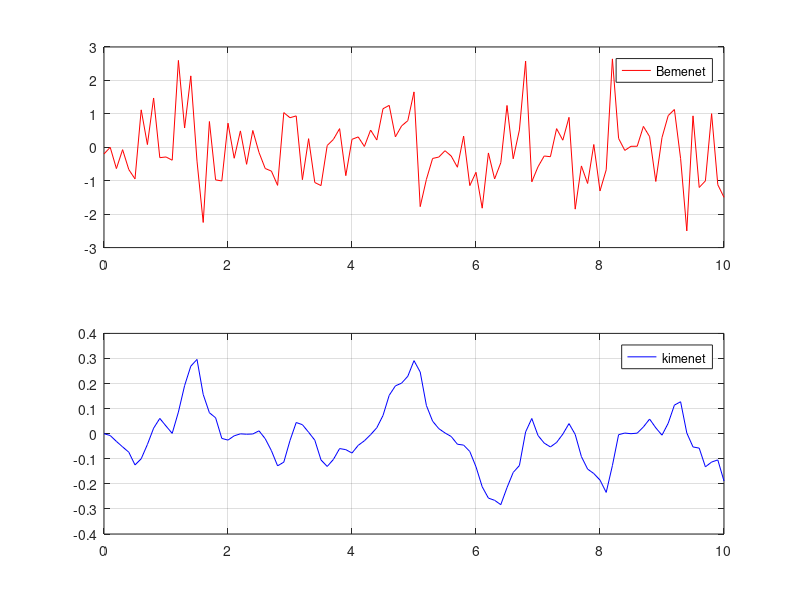

Here is the MATLAB script that generated this plot: (Note: this script raises an error after producing the figure.)
clear all;
close all;
clc;

s = tf('s');
Hs = 8/(10*s+14);

    %%meres
t = 0:0.1:10;
u = randn(size(t));
y = lsim(Hs,u,t);

yz = y+0;

subplot(2,1,1);
plot(t,u,'r');
legend("Bemenet");
grid on;

subplot(2,1,2);
plot(t,yz,'b');
legend('kimenet');
grid on;

    %%becsles
luu = xcorr(u,u);
lut = xcorr(y,u);
hossz = length(luu);

vektor = hossz/2+0.5 ;

Fiuu = zeros(vektor,vektor);

for i = 1:vektor
    Fiuu(t,i) = luu(vektor - i+1:hossz-i+1);
end
